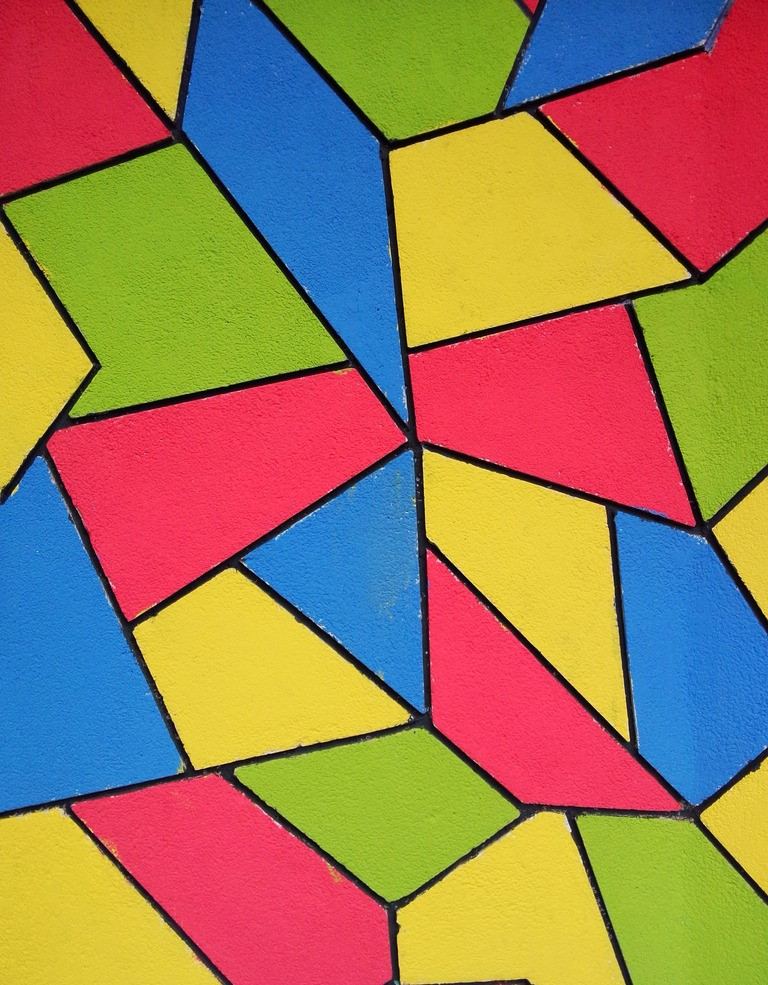
#> input picture Sekuai.jpg, 768 x 985 px
$ python RGB-Cut.py
#> lines starting #> are read from the running program, lines starting #| are printed output that depends on the picture; after the words box and inside, x2 and y2 are one past the last pixel; in counts of white or black regions, pixels touching at a corner belong together
import imageio
from matplotlib import pyplot as plt
from skimage import data
import numpy as np
import math

image_color=imageio.imread('Sekuai.jpg')
#> image_color is the input picture: shape (985, 768, 3); mean R, G, B 158.1, 124.7, 88


r=image_color[:,:,0]
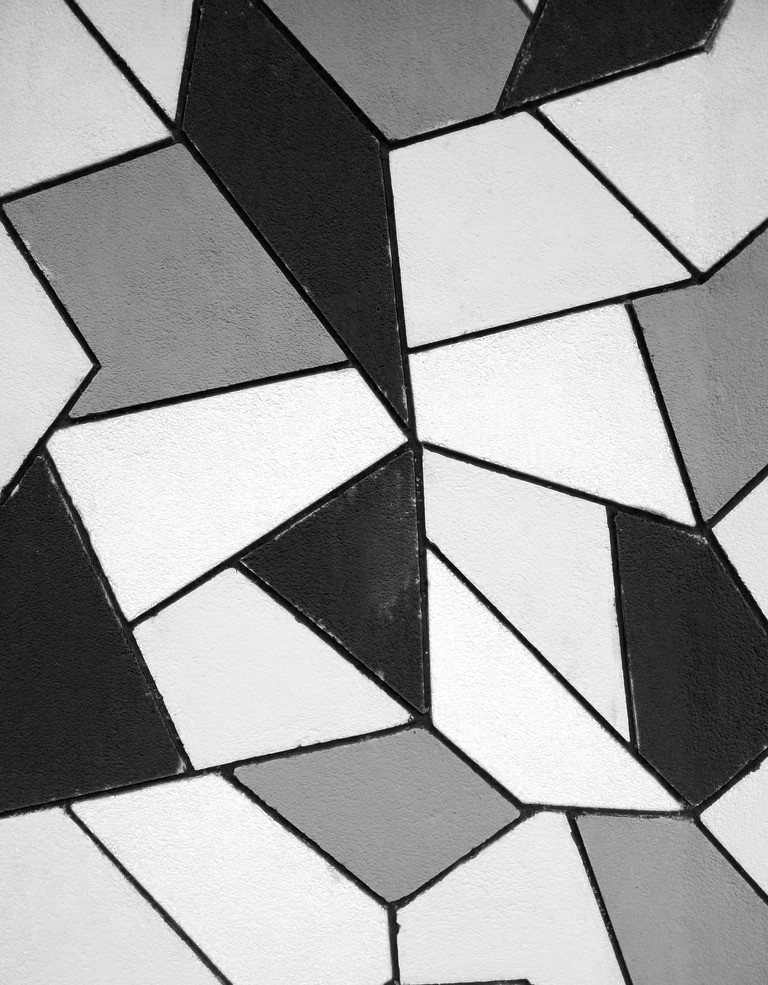
#> r: shape (985, 768); min 0, max 255, mean 158.1
g=image_color[:,:,1]
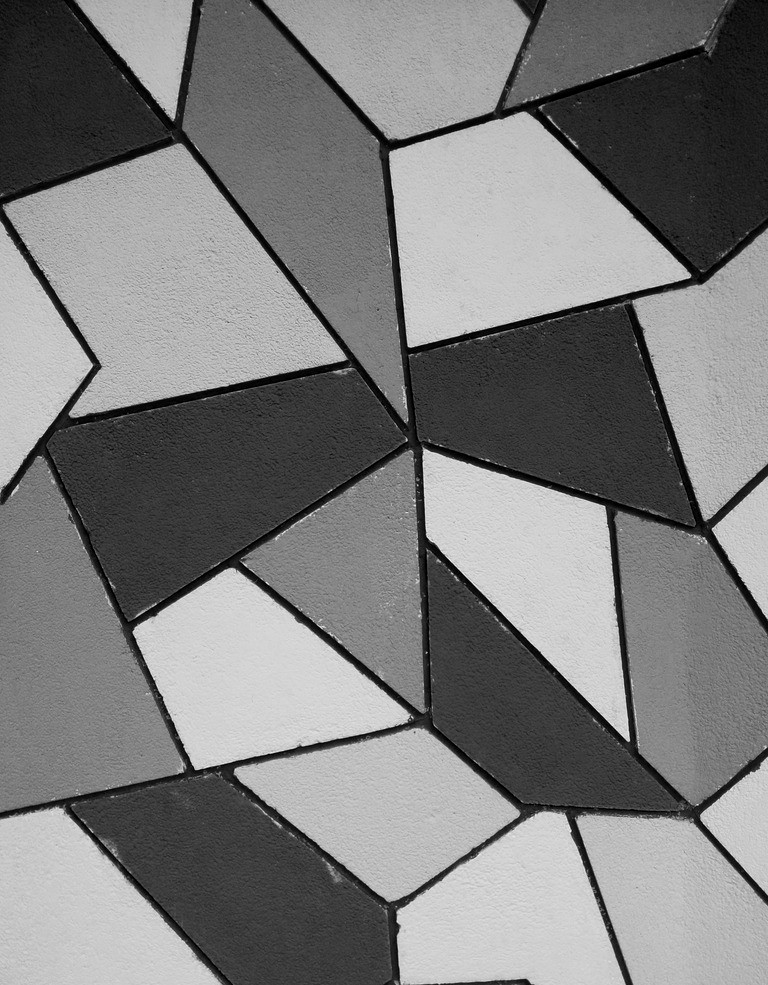
#> g: shape (985, 768); min 0, max 249, mean 124.7
b=image_color[:,:,2]
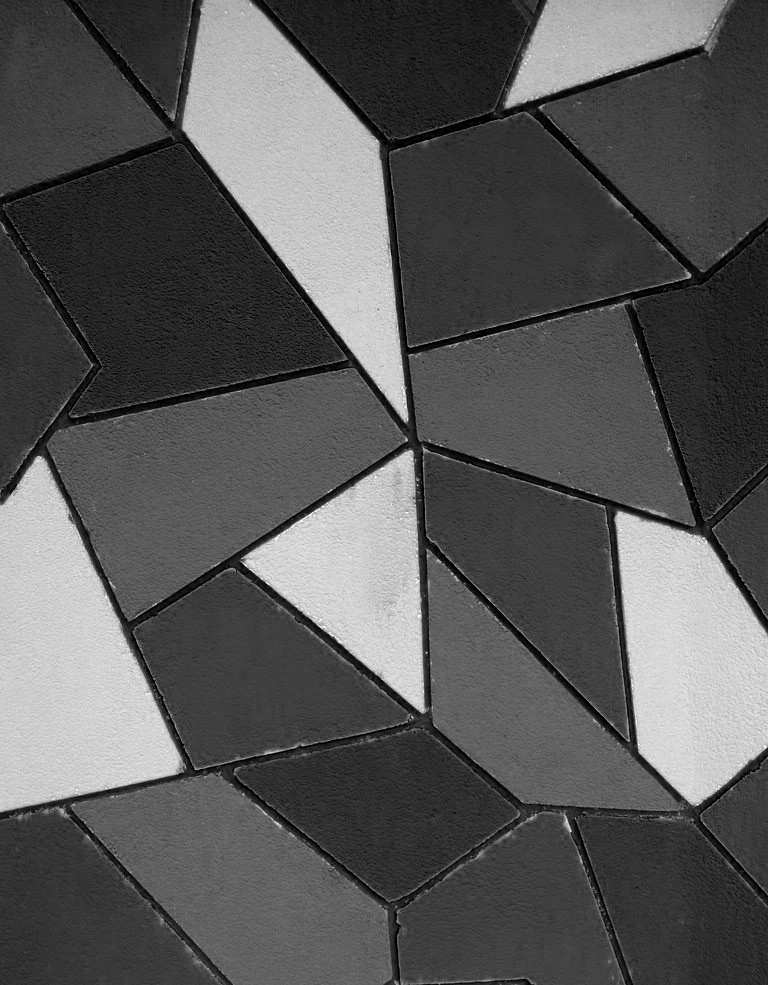
#> b: shape (985, 768); min 0, max 255, mean 88

r1=r[128:255,85:196]
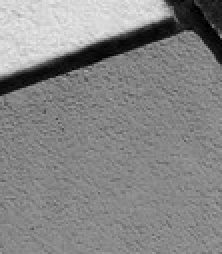
#> r1: shape (127, 111) (shown 2 times larger); min 0, max 233, mean 133.5
r1_u=np.mean(r1)
#> r1_u = 133.5
r1_d=0.0
for i in range(r1.shape[0]):
    for j in range(r1.shape[1]):
        r1_d=r1_d+(r1[i,j]-r1_u)*(r1[i,j]-r1_u)
#> after the loop, r1_d = 28478024.2

r1_d=math.sqrt(r1_d/r1.shape[0]/r1.shape[1])
#> r1_d = 44.95
r2=np.zeros(r.shape,dtype='uint8')
for i in range(r1.shape[0]):
    for j in range(r1.shape[1]):
        if r[i,j]>=(r1_u-1.25*r1_d) and r[i,j]<=(r1_u+1.25*r1_d):
            r2[i,j]=1
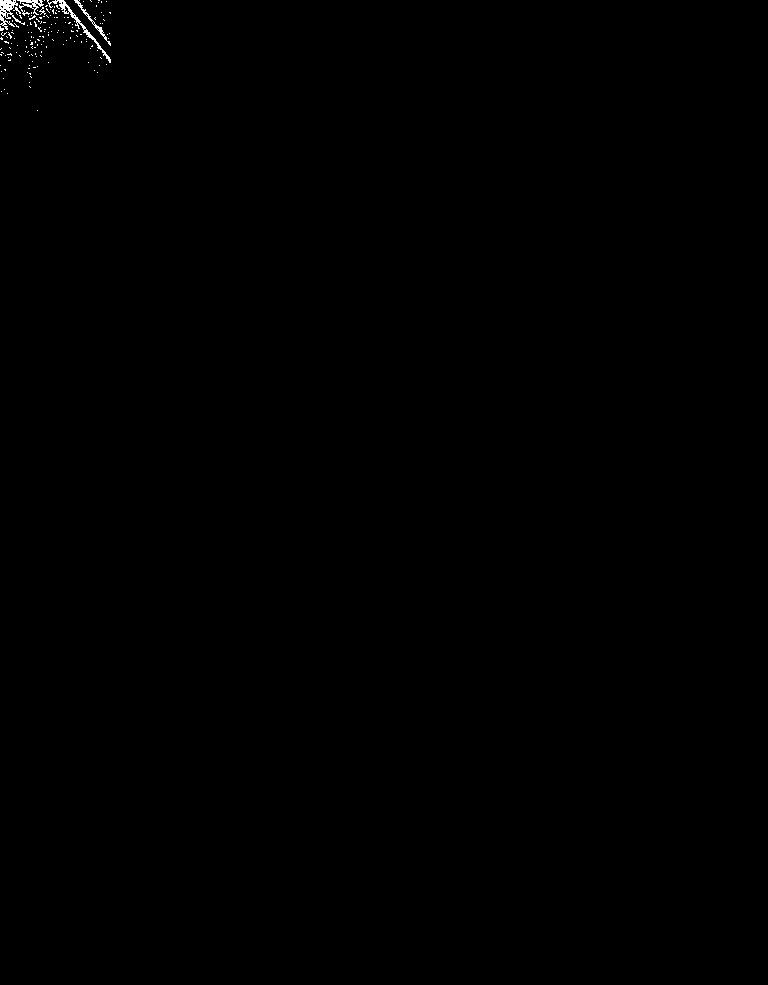
#> r2: shape (985, 768); values 0 (black) and 1 (white), 0.17% white in thin lines or dots, all inside (x1, y1, x2, y2) = (0, 0, 111, 111)

image2=np.zeros(image_color.shape,dtype='uint8')

for i in range(r.shape[0]):
    for j in range(r.shape[1]):
        if r2[i,j]==1:
            image2[i,j,:]=image_color[i,j,:]


plt.figure(num=1)
plt.axis('off')
plt.imshow(image_color)

plt.figure(num=2)
plt.axis('off')
plt.imshow(r,cmap='gray')

plt.figure()
plt.axis('off')
plt.imshow(g,cmap='gray')

plt.figure()
plt.axis('off')
plt.imshow(b,cmap='gray')

plt.figure()
plt.axis('off')
plt.imshow(b,cmap='gray')

plt.figure()
plt.axis('off')
plt.imshow(r2,cmap='gray')

plt.figure()
plt.axis('off')
plt.imshow(image2)

plt.show()
